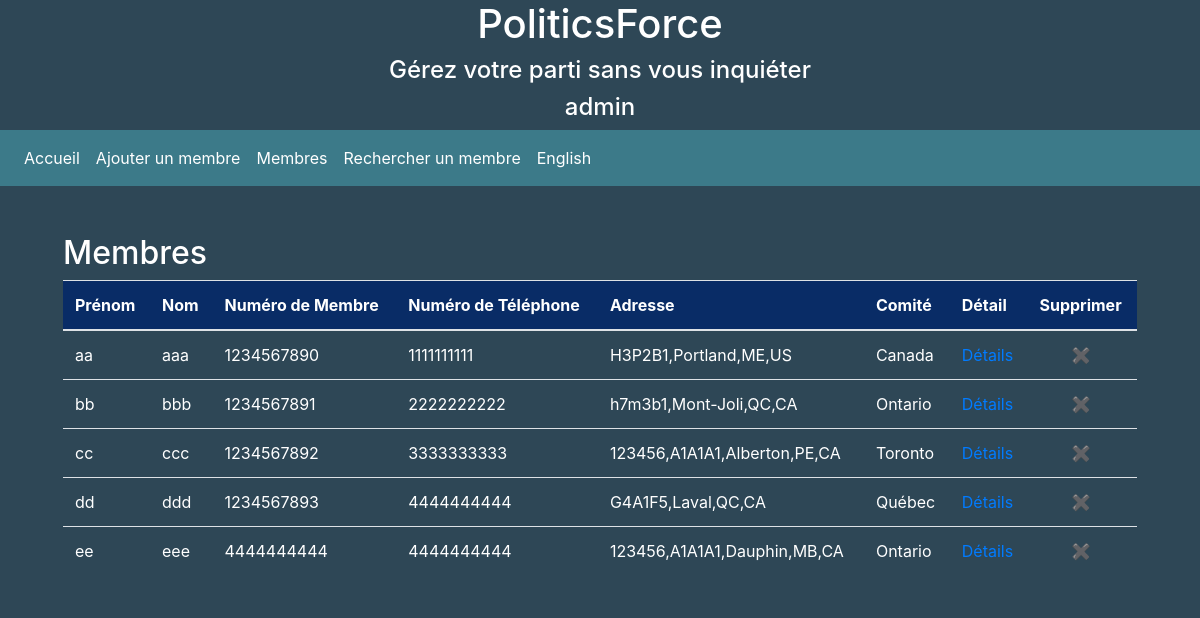
The app's page /membres (signed in), older data.
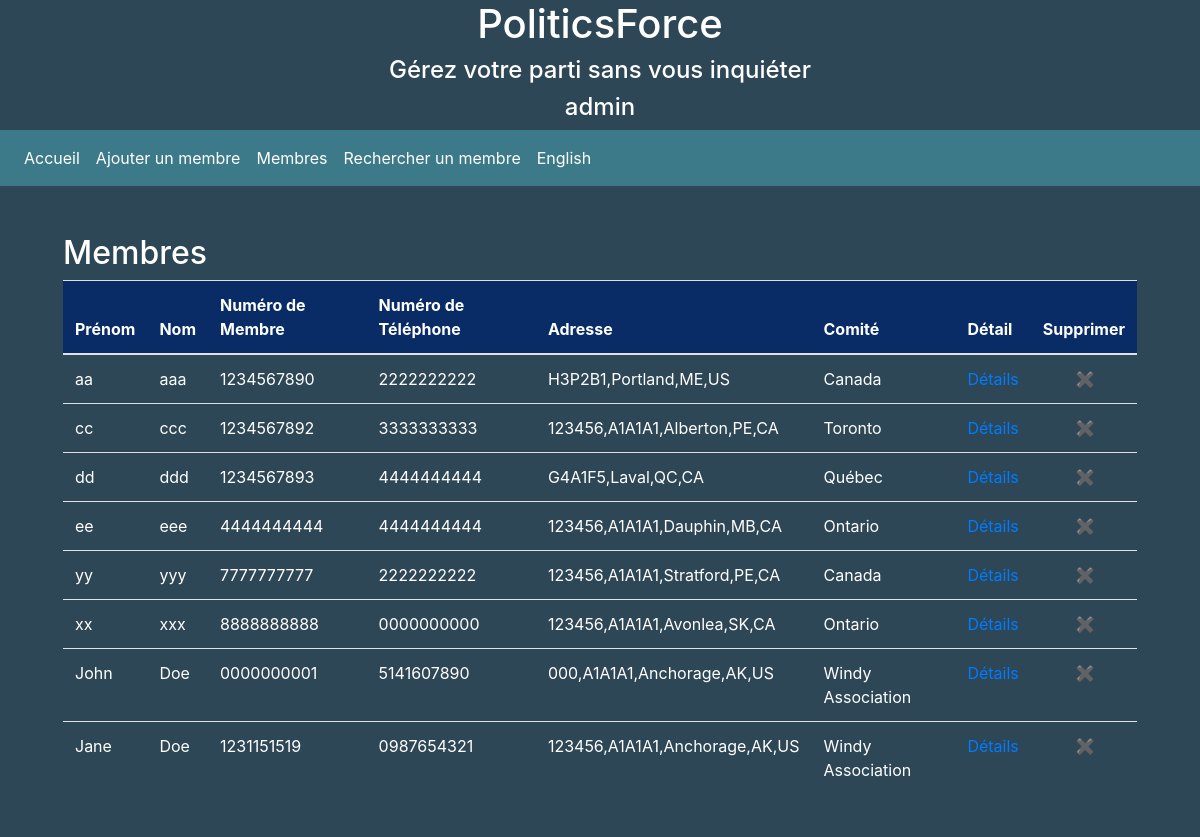
The same page, newer data.
### tables this page shows
CREATE TABLE Members (
	Id	integer PRIMARY KEY AUTOINCREMENT,
	F_name	varchar ( 25 ),
	L_name	varchar ( 25 ),
	Member_no	varchar ( 10 ) UNIQUE,
	Phone_no	varchar ( 10 ),
	Mem_exp_date	date,
	Reach_moment	varchar ( 6 ),
	Birth_date	date,
	Email	varchar ( 255 ),
	Last_donation	NUMERIC,
	Date_last_donation	date,
	Donation_ok	varchar ( 6 ),
	Election_year	varchar ( 6 ),
	Comment	TEXT,
	Address	varchar ( 255 ),
	Committee	varchar (40)
);

### controllers/bp_membres.py (the view)
@membres_bp.route('/membres')
@authentication_required
def members_list():
    lang = request.cookies.get('lang')
    if 'level' in session:
        if session['level'] is 1:
            members = get_db().get_members_circonscription(session["committee"])
        elif session['level'] is 2:
            members = get_db().get_members_regional(session["committee"])
        elif session['level'] is 3:
            members = get_db().get_members_national(session["committee"])
        else:
            members = get_db().get_all_members()
    if lang == 'english':
        text_content = membres_content_en
    else:
        text_content = membres_content_fr
    return render_template('membres.html', title='Membres', members=members, lang=lang, text=text_content)

### authentication.py (called while the page is built)
def is_authenticated(session):
    return "id" in session

def authentication_required(f):
    @wraps(f)
    def decorated(*args, **kwargs):
        if not is_authenticated(session):
            return send_unauthorized()
        return f(*args, **kwargs)
    return decorated

### controllers/bp_membres.py (called while the page is built)
def get_db():
    db = getattr(g, '_database', None)
    if db is None:
        g._database = Committee_queries.CommitteeQueries()
    return g._database

### database/db_general.py (called while the page is built)
    def get_connection(self):
        if self.connection is None:
            self.connection = sqlite3.connect('db/db.db')
        return self.connection

    def disconnect(self):
        if self.connection is not None:
            self.connection.close()

### database/queries/Committee_queries.py (called while the page is built)
    def get_all_members(self):
        all_members = []
        cursor = self.get_connection().cursor()
        cursor.execute("SELECT * "
                       "FROM Members")
        members = cursor.fetchall()
        for person in members:
            member = Member(person[1], person[2], person[3], person[4], person[5],
                            person[6], person[7], person[8], person[9], person[10],
                            person[11], person[12], person[13], person[14], person[15])
            all_members.append(member)
        return all_members

### index.py (called while the page is built)
@app.teardown_appcontext
def close_connection(exception):
    db = getattr(g, '_database', None)
    if db is not None:
        db.disconnect()

### templates/membres.html
{% extends "layout.html" %}
{% block content %}
<div class="container">
	<div class="row">
		<div class="col">
			<h2>{{text["page_title"]}}</h2>
			{% if members %}
			<div class="table-container">
				<table class="table">
					<thead>
						<tr>
							<th scope="col">{{text["first_name"]}}</th>
							<th scope="col">{{text["last_name"]}}</th>
							<th scope="col">{{text["member_id"]}}</th>
							<th scope="col">{{text["phone_no"]}}</th>
							<th scope="col">{{text["address"]}}</th>
							{% if session["level"] >= 3 %}
							<th>{{text["committee"]}}</th>
							{% endif %}
							<th scope="col">{{text["details"]}}</th>
							<th scope="col">{{text["remove"]}}</th>
						</tr>
					</thead>
					<tbody>
						{% for member in members %}
						<tr>
							<td>{{member.f_name}}</td>
							<td>{{member.l_name}}</td>
							<td>{{member.member_no}}</td>
							<td>{{member.phone_no}}</td>
							<td>{{member.address}}</td>
							{% if session["level"] >= 3 %}
							<td>{{member.committee}}</td>
							{% endif %}
                            <td><a href="/afficher_membre/{{member.member_no}}">{{text["member_detail"]}}</a></td>
                            <td><a href="../membres/{{member.member_no}}" style="text-decoration:none">&emsp;&emsp;&#10006;</a></td>
						</tr>
						{% endfor %}
					</tbody>
				</table>
			</div>
			{% endif %}
		</div>
	</div>
</div>
{% endblock %}

### templates/layout.html (shortened to what this page needs)
<!DOCTYPE html>
<html lang="en">
<head>
    {% block head %}
    <link rel="stylesheet" href="https://maxcdn.bootstrapcdn.com/bootstrap/4.1.3/css/bootstrap.min.css">
    <link rel="stylesheet" type="text/css" href="/static/css/nightlife-theme.css">
    {% endblock %}
</head>
<body>
    <div id="header-container" style="text-align:center;">
        <h1>PoliticsForce</h1>
        {% if lang == 'english' %}
        <h4>Manage your party without stress</h4>
        {% else %}
        <h4>Gérez votre parti sans vous inquiéter</h4>
        {% endif %}
		{% if session %}
		<h4>{{session['committee']}}</h4>
		{% endif %}
    </div>
    <div id="main-container">
        <div id="nav-container">
            <nav class="navbar navbar-expand-lg navbar-dark">
                <div class="collapse navbar-collapse" id="navbarNavAltMarkup">
                    <div class="navbar-nav">
                      <a class="nav-item nav-link active" href="/">{{text["menu_home"]}}</a>
				      <a class="nav-item nav-link active" href="/ajouter_membre">{{text["menu_add_member"]}}</a>
                      <a class="nav-item nav-link active" href="/membres">{{text["menu_members"]}}</a>
                      <a class="nav-item nav-link active" href="/rechercher_membre">{{text["menu_search_members"]}}</a>
                      <div class="navbar-nav">
                        <a id="language_button" class="nav-item nav-link active" href="/language">{{text["menu_change_lang"]}}</a>
                      </div>
                    </div>
                </div>
            </nav>
        </div>
        <div id="page-container" class="m-5">
        {% block content %}{% endblock %}
        </div>
    </div>
</body>
</html>

### static/css/nightlife-theme.css (style rules this page uses)
#header-container, #main-container, #page-container, body { background-color: #2E4756; color: white; }
#nav-container { background-color: #3C7A89; }
#page-container, h4 { -webkit-animation: fadein 2s; animation: fadein 2s; }
.navbar-nav > a { color : white; }
th { background-color: #092c66; }

Row changes from the older to the newer data that the page shows:
removed Members: f_name "bb", l_name "bbb", member_no "1234567891", phone_no "2222222222", address "h7m3b1,Mont-Joli,QC,CA", committee "Ontario", member_detail "Détails"
changed Members "aa": phone_no "1111111111" → "2222222222"
added Members: f_name "yy", l_name "yyy", member_no "7777777777", phone_no "2222222222", address "123456,A1A1A1,Stratford,PE,CA", committee "Canada", member_detail "Détails"
added Members: f_name "xx", l_name "xxx", member_no "8888888888", phone_no "0000000000", address "123456,A1A1A1,Avonlea,SK,CA", committee "Ontario", member_detail "Détails"
added Members: f_name "John", l_name "Doe", member_no "0000000001", phone_no "5141607890", address "000,A1A1A1,Anchorage,AK,US", committee "Windy Association", member_detail "Détails"
added Members: f_name "Jane", l_name "Doe", member_no "1231151519", phone_no "0987654321", address "123456,A1A1A1,Anchorage,AK,US", committee "Windy Association", member_detail "Détails"
